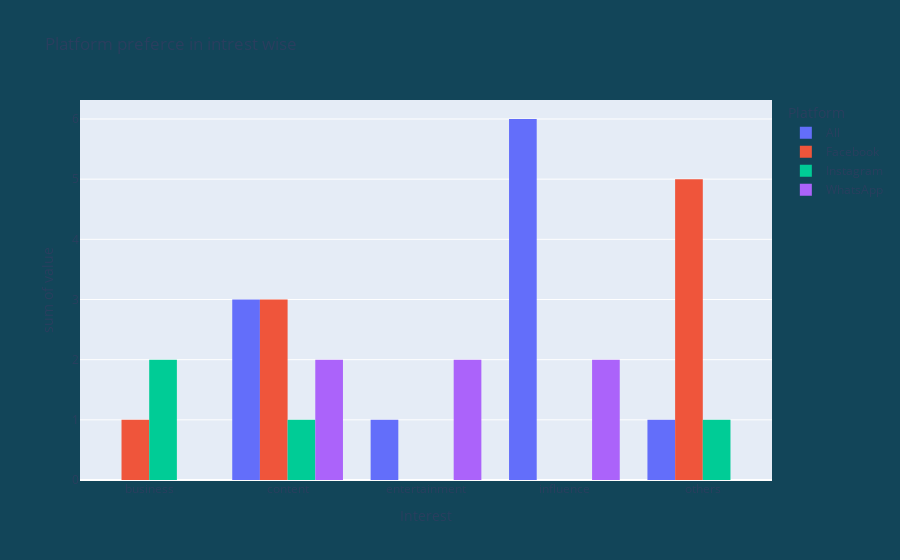
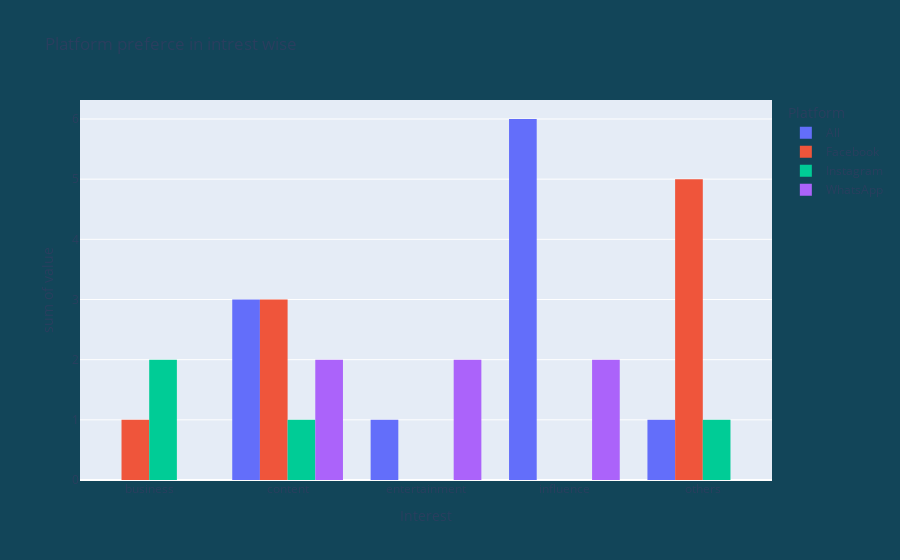

Here is the notebook cell these charts were saved with, in order:
### Code cell
'''
We creat the barplot to understand the different intrests on the 
differnet social media platfoms and we visualize with plotly libaries

'''
interest_platform=data.groupby('Interest')['Platform'].value_counts().sort_values(ascending=False).unstack()
fig=px.histogram(interest_platform,x=interest_platform.index,y=interest_platform.columns,barmode='group',title=f'Platform preferce in intrest wise')
fig.update_layout(paper_bgcolor="#124559")
fig.show()
pyo.iplot(fig)

### Figure 1 — Plotly figure (JSON) as saved in the notebook; plotly's stock layout.template omitted (floating-point values rounded to 4 significant figures)
{"data": [{"alignmentgroup": "True", "bingroup": "x", "histfunc": "sum", "hovertemplate": "Platform=All<br>Interest=%{x}<br>sum of value=%{y}<extra></extra>", "legendgroup": "All", "marker": {"color": "#636efa", "pattern": {"shape": ""}}, "name": "All", "offsetgroup": "All", "orientation": "v", "showlegend": true, "type": "histogram", "x": ["business", "content", "entertainment", "influence", "others"], "xaxis": "x", "y": [null, 3, 1, 6, 1], "yaxis": "y"}, {"alignmentgroup": "True", "bingroup": "x", "histfunc": "sum", "hovertemplate": "Platform=Facebook<br>Interest=%{x}<br>sum of value=%{y}<extra></extra>", "legendgroup": "Facebook", "marker": {"color": "#EF553B", "pattern": {"shape": ""}}, "name": "Facebook", "offsetgroup": "Facebook", "orientation": "v", "showlegend": true, "type": "histogram", "x": ["business", "content", "entertainment", "influence", "others"], "xaxis": "x", "y": [1, 3, null, null, 5], "yaxis": "y"}, {"alignmentgroup": "True", "bingroup": "x", "histfunc": "sum", "hovertemplate": "Platform=Instagram<br>Interest=%{x}<br>sum of value=%{y}<extra></extra>", "legendgroup": "Instagram", "marker": {"color": "#00cc96", "pattern": {"shape": ""}}, "name": "Instagram", "offsetgroup": "Instagram", "orientation": "v", "showlegend": true, "type": "histogram", "x": ["business", "content", "entertainment", "influence", "others"], "xaxis": "x", "y": [2, 1, null, null, 1], "yaxis": "y"}, {"alignmentgroup": "True", "bingroup": "x", "histfunc": "sum", "hovertemplate": "Platform=WhatsApp<br>Interest=%{x}<br>sum of value=%{y}<extra></extra>", "legendgroup": "WhatsApp", "marker": {"color": "#ab63fa", "pattern": {"shape": ""}}, "name": "WhatsApp", "offsetgroup": "WhatsApp", "orientation": "v", "showlegend": true, "type": "histogram", "x": ["business", "content", "entertainment", "influence", "others"], "xaxis": "x", "y": [null, 2, 2, 2, null], "yaxis": "y"}], "layout": {"autosize": true, "barmode": "group", "legend": {"title": {"text": "Platform"}, "tracegroupgap": 0}, "paper_bgcolor": "#124559", "title": {"text": "Platform preferce in intrest wise"}, "xaxis": {"anchor": "y", "autorange": true, "domain": [0, 1], "range": [-0.5, 4.5], "title": {"text": "Interest"}, "type": "category"}, "yaxis": {"anchor": "x", "autorange": true, "domain": [0, 1], "range": [0, 6.316], "title": {"text": "sum of value"}, "type": "linear"}}}

### Figure 2 — Plotly figure (JSON) as saved in the notebook; plotly's stock layout.template omitted (floating-point values rounded to 4 significant figures)
{"data": [{"alignmentgroup": "True", "bingroup": "x", "histfunc": "sum", "hovertemplate": "Platform=All<br>Interest=%{x}<br>sum of value=%{y}<extra></extra>", "legendgroup": "All", "marker": {"color": "#636efa", "pattern": {"shape": ""}}, "name": "All", "offsetgroup": "All", "orientation": "v", "showlegend": true, "type": "histogram", "x": ["business", "content", "entertainment", "influence", "others"], "xaxis": "x", "y": [null, 3, 1, 6, 1], "yaxis": "y"}, {"alignmentgroup": "True", "bingroup": "x", "histfunc": "sum", "hovertemplate": "Platform=Facebook<br>Interest=%{x}<br>sum of value=%{y}<extra></extra>", "legendgroup": "Facebook", "marker": {"color": "#EF553B", "pattern": {"shape": ""}}, "name": "Facebook", "offsetgroup": "Facebook", "orientation": "v", "showlegend": true, "type": "histogram", "x": ["business", "content", "entertainment", "influence", "others"], "xaxis": "x", "y": [1, 3, null, null, 5], "yaxis": "y"}, {"alignmentgroup": "True", "bingroup": "x", "histfunc": "sum", "hovertemplate": "Platform=Instagram<br>Interest=%{x}<br>sum of value=%{y}<extra></extra>", "legendgroup": "Instagram", "marker": {"color": "#00cc96", "pattern": {"shape": ""}}, "name": "Instagram", "offsetgroup": "Instagram", "orientation": "v", "showlegend": true, "type": "histogram", "x": ["business", "content", "entertainment", "influence", "others"], "xaxis": "x", "y": [2, 1, null, null, 1], "yaxis": "y"}, {"alignmentgroup": "True", "bingroup": "x", "histfunc": "sum", "hovertemplate": "Platform=WhatsApp<br>Interest=%{x}<br>sum of value=%{y}<extra></extra>", "legendgroup": "WhatsApp", "marker": {"color": "#ab63fa", "pattern": {"shape": ""}}, "name": "WhatsApp", "offsetgroup": "WhatsApp", "orientation": "v", "showlegend": true, "type": "histogram", "x": ["business", "content", "entertainment", "influence", "others"], "xaxis": "x", "y": [null, 2, 2, 2, null], "yaxis": "y"}], "layout": {"autosize": true, "barmode": "group", "legend": {"title": {"text": "Platform"}, "tracegroupgap": 0}, "paper_bgcolor": "#124559", "title": {"text": "Platform preferce in intrest wise"}, "xaxis": {"anchor": "y", "autorange": true, "domain": [0, 1], "range": [-0.5, 4.5], "title": {"text": "Interest"}, "type": "category"}, "yaxis": {"anchor": "x", "autorange": true, "domain": [0, 1], "range": [0, 6.316], "title": {"text": "sum of value"}, "type": "linear"}}}
